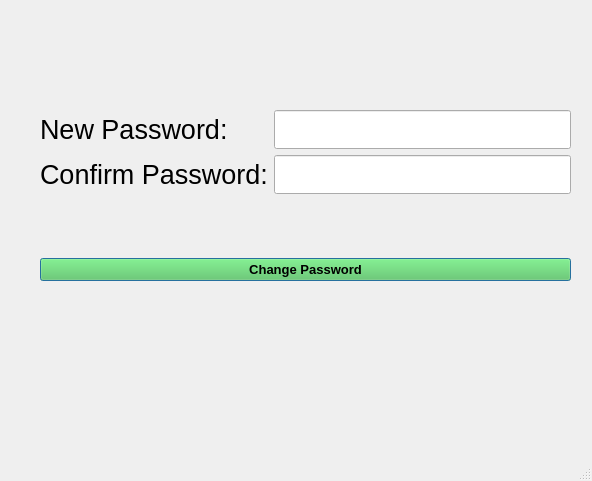
<?xml version="1.0" encoding="UTF-8"?>
<ui version="4.0">
 <class>ForgotPassword</class>
 <widget class="QMainWindow" name="ForgotPassword">
  <property name="geometry">
   <rect>
    <x>0</x>
    <y>0</y>
    <width>592</width>
    <height>481</height>
   </rect>
  </property>
  <property name="windowTitle">
   <string>MainWindow</string>
  </property>
  <widget class="QWidget" name="centralwidget">
   <widget class="QWidget" name="gridLayoutWidget">
    <property name="geometry">
     <rect>
      <x>40</x>
      <y>110</y>
      <width>531</width>
      <height>171</height>
     </rect>
    </property>
    <layout class="QGridLayout" name="gridLayout">
     <item row="0" column="0">
      <layout class="QVBoxLayout" name="verticalLayout">
       <item>
        <layout class="QFormLayout" name="formLayout">
         <item row="0" column="0">
          <widget class="QLabel" name="newPassword_label">
           <property name="font">
            <font>
             <pointsize>20</pointsize>
            </font>
           </property>
           <property name="text">
            <string>New Password:</string>
           </property>
          </widget>
         </item>
         <item row="1" column="0">
          <widget class="QLabel" name="confirmPassword_label">
           <property name="font">
            <font>
             <pointsize>20</pointsize>
            </font>
           </property>
           <property name="text">
            <string>Confirm Password:</string>
           </property>
          </widget>
         </item>
         <item row="1" column="1">
          <widget class="QLineEdit" name="confirmPassword_input">
           <property name="font">
            <font>
             <pointsize>20</pointsize>
            </font>
           </property>
           <property name="echoMode">
            <enum>QLineEdit::Password</enum>
           </property>
          </widget>
         </item>
         <item row="0" column="1">
          <widget class="QLineEdit" name="newPassword_input">
           <property name="font">
            <font>
             <pointsize>20</pointsize>
            </font>
           </property>
           <property name="echoMode">
            <enum>QLineEdit::Password</enum>
           </property>
          </widget>
         </item>
        </layout>
       </item>
       <item>
        <layout class="QHBoxLayout" name="horizontalLayout">
         <item>
          <widget class="QPushButton" name="changePassword_button">
           <property name="font">
            <font>
             <family>Segoe UI</family>
             <pointsize>10</pointsize>
             <bold>true</bold>
            </font>
           </property>
           <property name="styleSheet">
            <string notr="true">background-color:#53C851;</string>
           </property>
           <property name="text">
            <string>Change Password</string>
           </property>
           <property name="default">
            <bool>true</bool>
           </property>
           <property name="flat">
            <bool>false</bool>
           </property>
          </widget>
         </item>
        </layout>
       </item>
      </layout>
     </item>
    </layout>
   </widget>
  </widget>
  <widget class="QMenuBar" name="menubar">
   <property name="geometry">
    <rect>
     <x>0</x>
     <y>0</y>
     <width>592</width>
     <height>22</height>
    </rect>
   </property>
  </widget>
  <widget class="QStatusBar" name="statusbar"/>
 </widget>
 <resources/>
 <connections/>
</ui>
